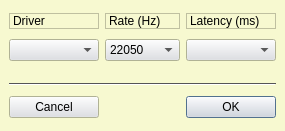
<ui version="4.0" >
 <class>QuickDriverConfigWidget</class>
 <widget class="QWidget" name="QuickDriverConfigWidget" >
  <property name="geometry" >
   <rect>
    <x>0</x>
    <y>0</y>
    <width>285</width>
    <height>131</height>
   </rect>
  </property>
  <property name="palette" >
   <palette>
    <active>
     <colorrole role="WindowText" >
      <brush brushstyle="SolidPattern" >
       <color alpha="255" >
        <red>0</red>
        <green>0</green>
        <blue>0</blue>
       </color>
      </brush>
     </colorrole>
     <colorrole role="Button" >
      <brush brushstyle="SolidPattern" >
       <color alpha="255" >
        <red>221</red>
        <green>223</green>
        <blue>228</blue>
       </color>
      </brush>
     </colorrole>
     <colorrole role="Light" >
      <brush brushstyle="SolidPattern" >
       <color alpha="255" >
        <red>255</red>
        <green>255</green>
        <blue>255</blue>
       </color>
      </brush>
     </colorrole>
     <colorrole role="Midlight" >
      <brush brushstyle="SolidPattern" >
       <color alpha="255" >
        <red>255</red>
        <green>255</green>
        <blue>255</blue>
       </color>
      </brush>
     </colorrole>
     <colorrole role="Dark" >
      <brush brushstyle="SolidPattern" >
       <color alpha="255" >
        <red>85</red>
        <green>85</green>
        <blue>85</blue>
       </color>
      </brush>
     </colorrole>
     <colorrole role="Mid" >
      <brush brushstyle="SolidPattern" >
       <color alpha="255" >
        <red>199</red>
        <green>199</green>
        <blue>199</blue>
       </color>
      </brush>
     </colorrole>
     <colorrole role="Text" >
      <brush brushstyle="SolidPattern" >
       <color alpha="255" >
        <red>0</red>
        <green>0</green>
        <blue>0</blue>
       </color>
      </brush>
     </colorrole>
     <colorrole role="BrightText" >
      <brush brushstyle="SolidPattern" >
       <color alpha="255" >
        <red>255</red>
        <green>255</green>
        <blue>255</blue>
       </color>
      </brush>
     </colorrole>
     <colorrole role="ButtonText" >
      <brush brushstyle="SolidPattern" >
       <color alpha="255" >
        <red>0</red>
        <green>0</green>
        <blue>0</blue>
       </color>
      </brush>
     </colorrole>
     <colorrole role="Base" >
      <brush brushstyle="SolidPattern" >
       <color alpha="255" >
        <red>255</red>
        <green>255</green>
        <blue>255</blue>
       </color>
      </brush>
     </colorrole>
     <colorrole role="Window" >
      <brush brushstyle="SolidPattern" >
       <color alpha="255" >
        <red>247</red>
        <green>249</green>
        <blue>208</blue>
       </color>
      </brush>
     </colorrole>
     <colorrole role="Shadow" >
      <brush brushstyle="SolidPattern" >
       <color alpha="255" >
        <red>0</red>
        <green>0</green>
        <blue>0</blue>
       </color>
      </brush>
     </colorrole>
     <colorrole role="Highlight" >
      <brush brushstyle="SolidPattern" >
       <color alpha="255" >
        <red>103</red>
        <green>141</green>
        <blue>178</blue>
       </color>
      </brush>
     </colorrole>
     <colorrole role="HighlightedText" >
      <brush brushstyle="SolidPattern" >
       <color alpha="255" >
        <red>255</red>
        <green>255</green>
        <blue>255</blue>
       </color>
      </brush>
     </colorrole>
     <colorrole role="Link" >
      <brush brushstyle="SolidPattern" >
       <color alpha="255" >
        <red>0</red>
        <green>0</green>
        <blue>238</blue>
       </color>
      </brush>
     </colorrole>
     <colorrole role="LinkVisited" >
      <brush brushstyle="SolidPattern" >
       <color alpha="255" >
        <red>82</red>
        <green>24</green>
        <blue>139</blue>
       </color>
      </brush>
     </colorrole>
     <colorrole role="AlternateBase" >
      <brush brushstyle="SolidPattern" >
       <color alpha="255" >
        <red>232</red>
        <green>232</green>
        <blue>232</blue>
       </color>
      </brush>
     </colorrole>
    </active>
    <inactive>
     <colorrole role="WindowText" >
      <brush brushstyle="SolidPattern" >
       <color alpha="255" >
        <red>0</red>
        <green>0</green>
        <blue>0</blue>
       </color>
      </brush>
     </colorrole>
     <colorrole role="Button" >
      <brush brushstyle="SolidPattern" >
       <color alpha="255" >
        <red>221</red>
        <green>223</green>
        <blue>228</blue>
       </color>
      </brush>
     </colorrole>
     <colorrole role="Light" >
      <brush brushstyle="SolidPattern" >
       <color alpha="255" >
        <red>255</red>
        <green>255</green>
        <blue>255</blue>
       </color>
      </brush>
     </colorrole>
     <colorrole role="Midlight" >
      <brush brushstyle="SolidPattern" >
       <color alpha="255" >
        <red>255</red>
        <green>255</green>
        <blue>255</blue>
       </color>
      </brush>
     </colorrole>
     <colorrole role="Dark" >
      <brush brushstyle="SolidPattern" >
       <color alpha="255" >
        <red>85</red>
        <green>85</green>
        <blue>85</blue>
       </color>
      </brush>
     </colorrole>
     <colorrole role="Mid" >
      <brush brushstyle="SolidPattern" >
       <color alpha="255" >
        <red>199</red>
        <green>199</green>
        <blue>199</blue>
       </color>
      </brush>
     </colorrole>
     <colorrole role="Text" >
      <brush brushstyle="SolidPattern" >
       <color alpha="255" >
        <red>0</red>
        <green>0</green>
        <blue>0</blue>
       </color>
      </brush>
     </colorrole>
     <colorrole role="BrightText" >
      <brush brushstyle="SolidPattern" >
       <color alpha="255" >
        <red>255</red>
        <green>255</green>
        <blue>255</blue>
       </color>
      </brush>
     </colorrole>
     <colorrole role="ButtonText" >
      <brush brushstyle="SolidPattern" >
       <color alpha="255" >
        <red>0</red>
        <green>0</green>
        <blue>0</blue>
       </color>
      </brush>
     </colorrole>
     <colorrole role="Base" >
      <brush brushstyle="SolidPattern" >
       <color alpha="255" >
        <red>255</red>
        <green>255</green>
        <blue>255</blue>
       </color>
      </brush>
     </colorrole>
     <colorrole role="Window" >
      <brush brushstyle="SolidPattern" >
       <color alpha="255" >
        <red>247</red>
        <green>249</green>
        <blue>208</blue>
       </color>
      </brush>
     </colorrole>
     <colorrole role="Shadow" >
      <brush brushstyle="SolidPattern" >
       <color alpha="255" >
        <red>0</red>
        <green>0</green>
        <blue>0</blue>
       </color>
      </brush>
     </colorrole>
     <colorrole role="Highlight" >
      <brush brushstyle="SolidPattern" >
       <color alpha="255" >
        <red>103</red>
        <green>141</green>
        <blue>178</blue>
       </color>
      </brush>
     </colorrole>
     <colorrole role="HighlightedText" >
      <brush brushstyle="SolidPattern" >
       <color alpha="255" >
        <red>255</red>
        <green>255</green>
        <blue>255</blue>
       </color>
      </brush>
     </colorrole>
     <colorrole role="Link" >
      <brush brushstyle="SolidPattern" >
       <color alpha="255" >
        <red>0</red>
        <green>0</green>
        <blue>238</blue>
       </color>
      </brush>
     </colorrole>
     <colorrole role="LinkVisited" >
      <brush brushstyle="SolidPattern" >
       <color alpha="255" >
        <red>82</red>
        <green>24</green>
        <blue>139</blue>
       </color>
      </brush>
     </colorrole>
     <colorrole role="AlternateBase" >
      <brush brushstyle="SolidPattern" >
       <color alpha="255" >
        <red>232</red>
        <green>232</green>
        <blue>232</blue>
       </color>
      </brush>
     </colorrole>
    </inactive>
    <disabled>
     <colorrole role="WindowText" >
      <brush brushstyle="SolidPattern" >
       <color alpha="255" >
        <red>128</red>
        <green>128</green>
        <blue>128</blue>
       </color>
      </brush>
     </colorrole>
     <colorrole role="Button" >
      <brush brushstyle="SolidPattern" >
       <color alpha="255" >
        <red>221</red>
        <green>223</green>
        <blue>228</blue>
       </color>
      </brush>
     </colorrole>
     <colorrole role="Light" >
      <brush brushstyle="SolidPattern" >
       <color alpha="255" >
        <red>255</red>
        <green>255</green>
        <blue>255</blue>
       </color>
      </brush>
     </colorrole>
     <colorrole role="Midlight" >
      <brush brushstyle="SolidPattern" >
       <color alpha="255" >
        <red>255</red>
        <green>255</green>
        <blue>255</blue>
       </color>
      </brush>
     </colorrole>
     <colorrole role="Dark" >
      <brush brushstyle="SolidPattern" >
       <color alpha="255" >
        <red>85</red>
        <green>85</green>
        <blue>85</blue>
       </color>
      </brush>
     </colorrole>
     <colorrole role="Mid" >
      <brush brushstyle="SolidPattern" >
       <color alpha="255" >
        <red>199</red>
        <green>199</green>
        <blue>199</blue>
       </color>
      </brush>
     </colorrole>
     <colorrole role="Text" >
      <brush brushstyle="SolidPattern" >
       <color alpha="255" >
        <red>199</red>
        <green>199</green>
        <blue>199</blue>
       </color>
      </brush>
     </colorrole>
     <colorrole role="BrightText" >
      <brush brushstyle="SolidPattern" >
       <color alpha="255" >
        <red>255</red>
        <green>255</green>
        <blue>255</blue>
       </color>
      </brush>
     </colorrole>
     <colorrole role="ButtonText" >
      <brush brushstyle="SolidPattern" >
       <color alpha="255" >
        <red>128</red>
        <green>128</green>
        <blue>128</blue>
       </color>
      </brush>
     </colorrole>
     <colorrole role="Base" >
      <brush brushstyle="SolidPattern" >
       <color alpha="255" >
        <red>247</red>
        <green>249</green>
        <blue>208</blue>
       </color>
      </brush>
     </colorrole>
     <colorrole role="Window" >
      <brush brushstyle="SolidPattern" >
       <color alpha="255" >
        <red>247</red>
        <green>249</green>
        <blue>208</blue>
       </color>
      </brush>
     </colorrole>
     <colorrole role="Shadow" >
      <brush brushstyle="SolidPattern" >
       <color alpha="255" >
        <red>0</red>
        <green>0</green>
        <blue>0</blue>
       </color>
      </brush>
     </colorrole>
     <colorrole role="Highlight" >
      <brush brushstyle="SolidPattern" >
       <color alpha="255" >
        <red>86</red>
        <green>117</green>
        <blue>148</blue>
       </color>
      </brush>
     </colorrole>
     <colorrole role="HighlightedText" >
      <brush brushstyle="SolidPattern" >
       <color alpha="255" >
        <red>255</red>
        <green>255</green>
        <blue>255</blue>
       </color>
      </brush>
     </colorrole>
     <colorrole role="Link" >
      <brush brushstyle="SolidPattern" >
       <color alpha="255" >
        <red>0</red>
        <green>0</green>
        <blue>238</blue>
       </color>
      </brush>
     </colorrole>
     <colorrole role="LinkVisited" >
      <brush brushstyle="SolidPattern" >
       <color alpha="255" >
        <red>82</red>
        <green>24</green>
        <blue>139</blue>
       </color>
      </brush>
     </colorrole>
     <colorrole role="AlternateBase" >
      <brush brushstyle="SolidPattern" >
       <color alpha="255" >
        <red>232</red>
        <green>232</green>
        <blue>232</blue>
       </color>
      </brush>
     </colorrole>
    </disabled>
   </palette>
  </property>
  <property name="windowTitle" >
   <string>Form</string>
  </property>
  <layout class="QGridLayout" >
   <property name="margin" >
    <number>9</number>
   </property>
   <property name="spacing" >
    <number>6</number>
   </property>
   <item row="3" column="0" colspan="3" >
    <widget class="Line" name="line_3" >
     <property name="orientation" >
      <enum>Qt::Horizontal</enum>
     </property>
    </widget>
   </item>
   <item row="4" column="2" >
    <widget class="QPushButton" name="okButton" >
     <property name="maximumSize" >
      <size>
       <width>16777215</width>
       <height>22</height>
      </size>
     </property>
     <property name="text" >
      <string>OK</string>
     </property>
     <property name="autoDefault" >
      <bool>false</bool>
     </property>
     <property name="default" >
      <bool>true</bool>
     </property>
    </widget>
   </item>
   <item row="4" column="1" >
    <spacer>
     <property name="orientation" >
      <enum>Qt::Horizontal</enum>
     </property>
     <property name="sizeHint" >
      <size>
       <width>40</width>
       <height>20</height>
      </size>
     </property>
    </spacer>
   </item>
   <item row="4" column="0" >
    <widget class="QPushButton" name="cancelButton" >
     <property name="maximumSize" >
      <size>
       <width>16777215</width>
       <height>22</height>
      </size>
     </property>
     <property name="text" >
      <string>Cancel</string>
     </property>
    </widget>
   </item>
   <item row="1" column="2" >
    <widget class="QComboBox" name="latencyComboBox" >
     <property name="sizePolicy" >
      <sizepolicy>
       <hsizetype>5</hsizetype>
       <vsizetype>0</vsizetype>
       <horstretch>1</horstretch>
       <verstretch>0</verstretch>
      </sizepolicy>
     </property>
    </widget>
   </item>
   <item row="1" column="1" >
    <widget class="QComboBox" name="rateComboBox" >
     <property name="sizePolicy" >
      <sizepolicy>
       <hsizetype>5</hsizetype>
       <vsizetype>0</vsizetype>
       <horstretch>0</horstretch>
       <verstretch>0</verstretch>
      </sizepolicy>
     </property>
     <property name="minimumSize" >
      <size>
       <width>75</width>
       <height>0</height>
      </size>
     </property>
     <item>
      <property name="text" >
       <string>22050</string>
      </property>
     </item>
     <item>
      <property name="text" >
       <string>32000</string>
      </property>
     </item>
     <item>
      <property name="text" >
       <string>44100</string>
      </property>
     </item>
     <item>
      <property name="text" >
       <string>48000</string>
      </property>
     </item>
     <item>
      <property name="text" >
       <string>88200</string>
      </property>
     </item>
     <item>
      <property name="text" >
       <string>96000</string>
      </property>
     </item>
    </widget>
   </item>
   <item row="1" column="0" >
    <widget class="QComboBox" name="driverComboBox" >
     <property name="sizePolicy" >
      <sizepolicy>
       <hsizetype>5</hsizetype>
       <vsizetype>0</vsizetype>
       <horstretch>0</horstretch>
       <verstretch>0</verstretch>
      </sizepolicy>
     </property>
     <property name="minimumSize" >
      <size>
       <width>90</width>
       <height>0</height>
      </size>
     </property>
    </widget>
   </item>
   <item row="0" column="2" >
    <widget class="QLabel" name="label_12" >
     <property name="sizePolicy" >
      <sizepolicy>
       <hsizetype>5</hsizetype>
       <vsizetype>0</vsizetype>
       <horstretch>0</horstretch>
       <verstretch>0</verstretch>
      </sizepolicy>
     </property>
     <property name="frameShape" >
      <enum>QFrame::StyledPanel</enum>
     </property>
     <property name="frameShadow" >
      <enum>QFrame::Raised</enum>
     </property>
     <property name="text" >
      <string>Latency (ms)</string>
     </property>
    </widget>
   </item>
   <item row="0" column="1" >
    <widget class="QLabel" name="label_5" >
     <property name="sizePolicy" >
      <sizepolicy>
       <hsizetype>5</hsizetype>
       <vsizetype>0</vsizetype>
       <horstretch>0</horstretch>
       <verstretch>0</verstretch>
      </sizepolicy>
     </property>
     <property name="minimumSize" >
      <size>
       <width>75</width>
       <height>0</height>
      </size>
     </property>
     <property name="frameShape" >
      <enum>QFrame::StyledPanel</enum>
     </property>
     <property name="frameShadow" >
      <enum>QFrame::Raised</enum>
     </property>
     <property name="text" >
      <string>Rate (Hz)</string>
     </property>
    </widget>
   </item>
   <item row="0" column="0" >
    <widget class="QLabel" name="label" >
     <property name="sizePolicy" >
      <sizepolicy>
       <hsizetype>5</hsizetype>
       <vsizetype>0</vsizetype>
       <horstretch>0</horstretch>
       <verstretch>0</verstretch>
      </sizepolicy>
     </property>
     <property name="frameShape" >
      <enum>QFrame::StyledPanel</enum>
     </property>
     <property name="frameShadow" >
      <enum>QFrame::Raised</enum>
     </property>
     <property name="text" >
      <string>Driver</string>
     </property>
    </widget>
   </item>
   <item row="2" column="1" >
    <spacer>
     <property name="orientation" >
      <enum>Qt::Vertical</enum>
     </property>
     <property name="sizeType" >
      <enum>QSizePolicy::Fixed</enum>
     </property>
     <property name="sizeHint" >
      <size>
       <width>75</width>
       <height>12</height>
      </size>
     </property>
    </spacer>
   </item>
  </layout>
 </widget>
 <tabstops>
  <tabstop>driverComboBox</tabstop>
  <tabstop>rateComboBox</tabstop>
  <tabstop>latencyComboBox</tabstop>
  <tabstop>cancelButton</tabstop>
  <tabstop>okButton</tabstop>
 </tabstops>
 <resources/>
 <connections/>
</ui>
